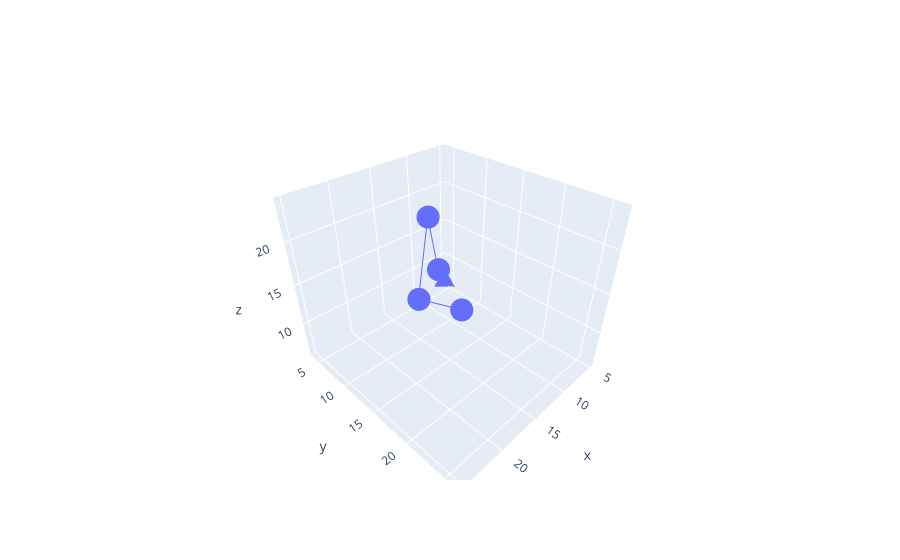

Here is the notebook cell this chart was saved with:
### Code cell
#13. Create a 3D scatter plot using Plotly.
import plotly.graph_objects as go
x = [5,10,15,20,25]
y = [4,8,12,16,26]
z = [6,12,22,17,24]
fig = go.Figure()
fig.add_trace(go.Scatter3d(x = x,y = y, z=z))
fig.show()

### Figure 1 — Plotly figure (JSON) as saved in the notebook; plotly's stock layout.template omitted (floating-point values rounded to 4 significant figures)
{"data": [{"type": "scatter3d", "x": [5, 10, 15, 20, 25], "y": [4, 8, 12, 16, 26], "z": [6, 12, 22, 17, 24]}], "layout": {}}
